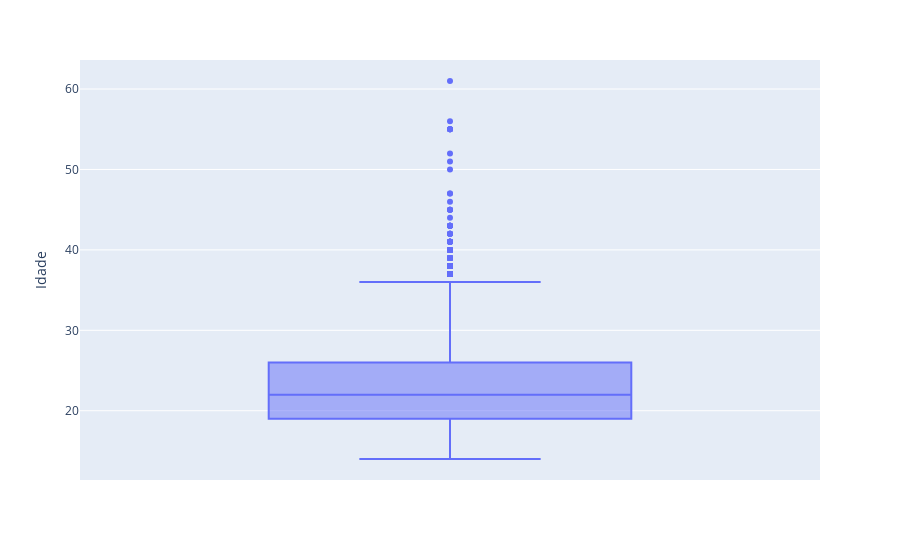

Notebook code for this chart:
### Code cell
# Análise Univariada - Idade
px.box(df_obesidade, y='Idade')

### Figure 1 — Plotly figure (JSON) as saved in the notebook; plotly's stock layout.template omitted (floating-point values rounded to 4 significant figures; data arrays with more than 128 entries replaced by an {"elided": "..."} marker saying what was removed)
{"data": [{"alignmentgroup": "True", "hovertemplate": "Idade=%{y}<extra></extra>", "legendgroup": "", "marker": {"color": "#636efa"}, "name": "", "notched": false, "offsetgroup": "", "orientation": "v", "showlegend": false, "type": "box", "x0": " ", "xaxis": "x", "y": {"elided": "2111 int values"}, "y0": " ", "yaxis": "y"}], "layout": {"boxmode": "group", "legend": {"tracegroupgap": 0}, "margin": {"t": 60}, "xaxis": {"anchor": "y", "domain": [0, 1]}, "yaxis": {"anchor": "x", "domain": [0, 1], "title": {"text": "Idade"}}}}
